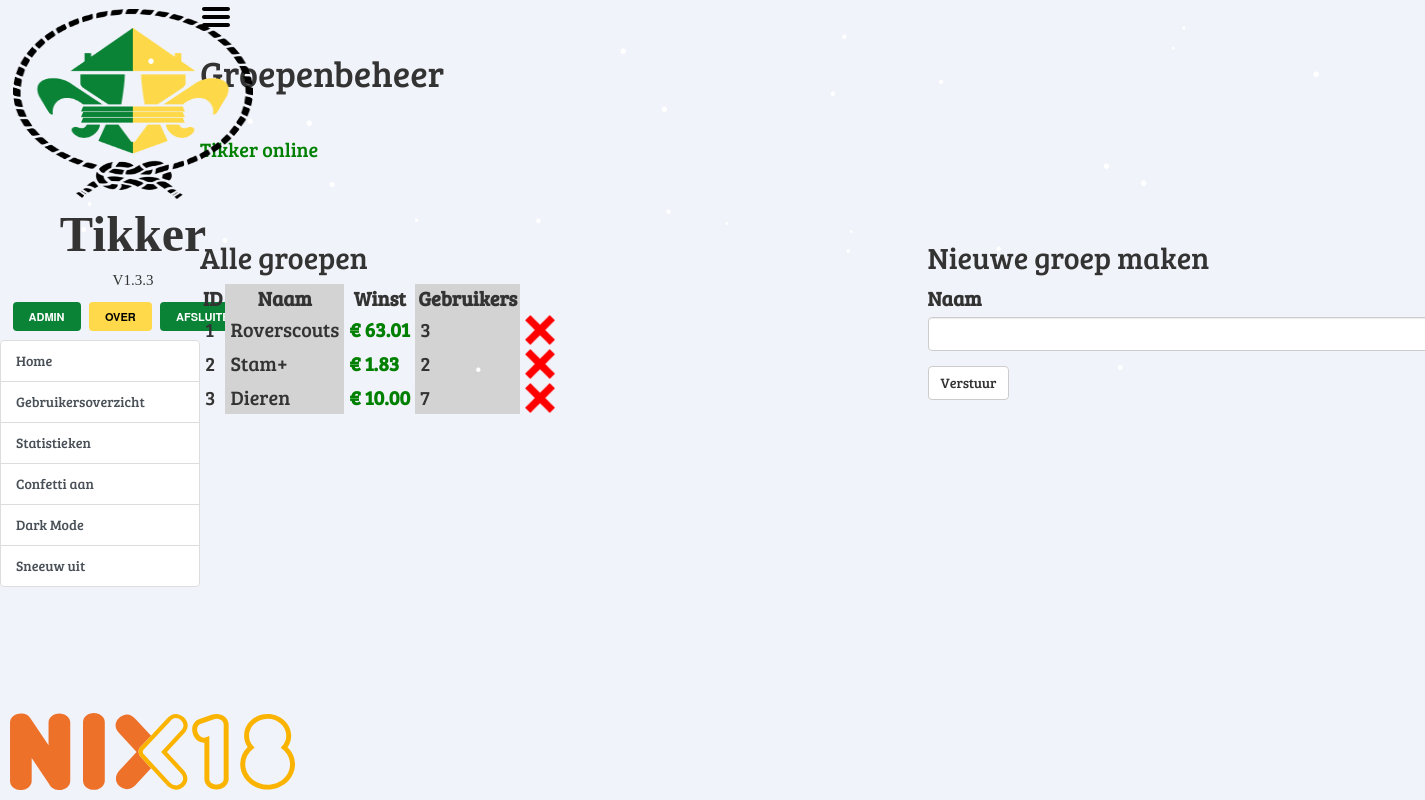
Before: /admin/usergroups with the older database file.
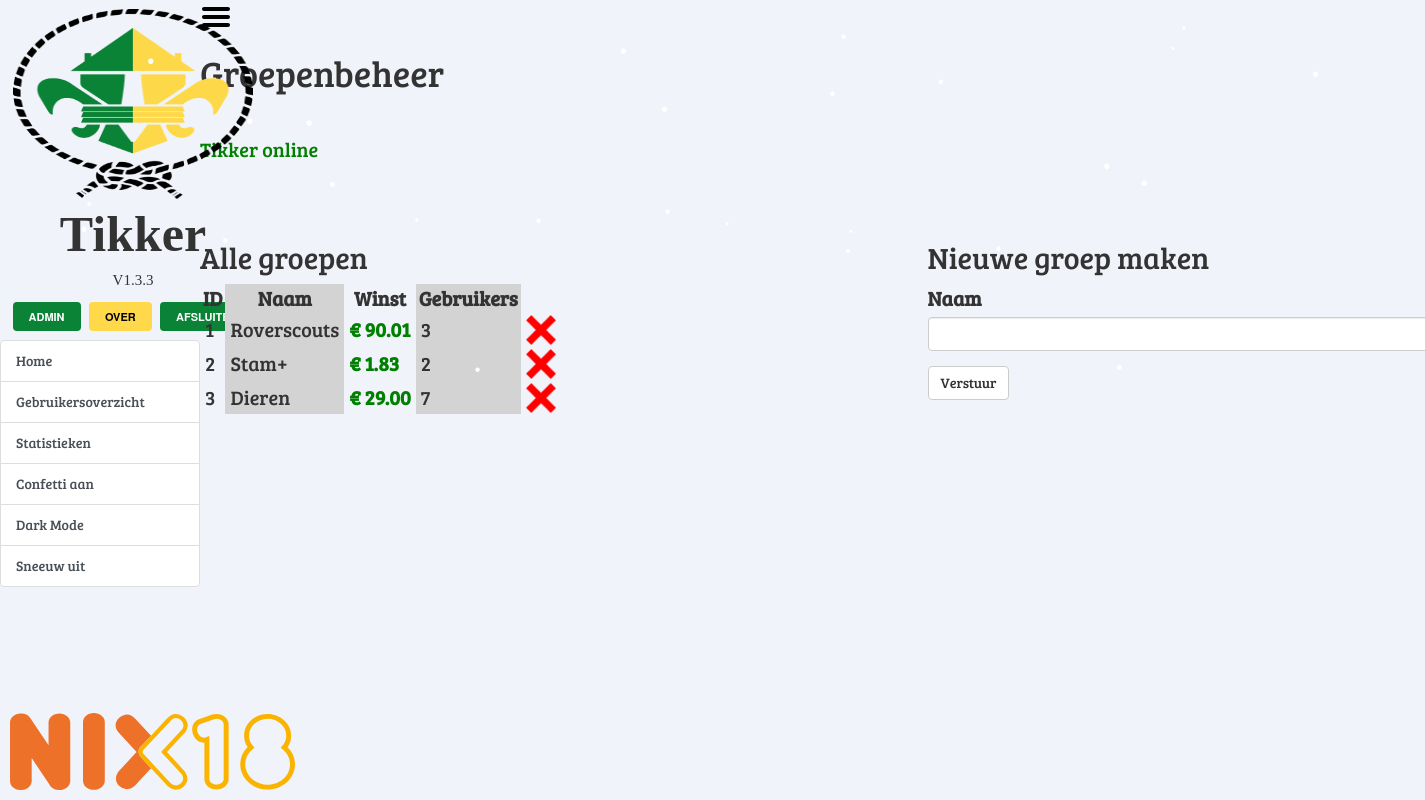
After: the same page with the newer database file.
### app/models.py (models this page shows, shortened)
class Usergroup(db.Model):
    id = db.Column(db.Integer, primary_key=True)
    name = db.Column(db.String(64), index=True)
    profit = db.Column(db.Float, default=0.0)
    users = db.relationship('User', backref='group', lazy='dynamic', foreign_keys=[User.usergroup_id])

### app/routes.py (the view)
@app.route('/admin/usergroups', methods=['GET', 'POST'])
@register_breadcrumb(app, '.admin.usergroups', 'Groepenbeheer', order=2)
def admin_usergroups():
    if request.remote_addr != "127.0.0.1":
        abort(403)
    form = UserGroupRegistrationForm()
    if form.validate_on_submit():
        alert = (dbhandler.addusergroup(form.name.data))
        flash(alert[0], alert[1])
        return redirect(url_for('admin_usergroups'))
    return render_template("admin/manusergroups.html", title="Groepen", h1="Groepenbeheer", form=form,
                           Usergroup=Usergroup), 200

### app/forms.py
class UserGroupRegistrationForm(FlaskForm):
    name = StringField('Naam', validators=[DataRequired()])
    submit_usergroup = SubmitField('Verstuur')

### app/templates/admin/manusergroups.html
{% extends "base.html" %}
{% import 'bootstrap/wtf.html' as wtf %}
{% block app_content %}
    <div class="row">
        <div class="col-md-6">
            <h2>Alle groepen</h2>
            <table>
                <colgroup>
                    <col>
                    <col class="second-table-column">
                    <col>
                    <col class="second-table-column">
                    <col>
                </colgroup>
                <tr>
                    <th>ID</th>
                    <th>Naam</th>
                    <th>Winst</th>
                    <th>Gebruikers</th>
                    <th></th>
                </tr>
                {% for u in Usergroup.query.all() %}
                <tr>
                    <td>{{ u.id }}</td>
                    <td>{{ u.name }}</td>
                    <td><span style="color: green;font-weight:bold;">€ {{ '%.2f' % u.profit }}</span></td>
                    <td>{{ u.users.all()|length }}</td>
                    <td><a href="/admin/usergroups/delete/{{ u.id }}"><img src="{{ url_for('.static', filename='img/redcross.png') }}" height="30" width="30" alt="Verwijder" title="Verwijder {{ u.name }} uit Tikker"/></a></td>
                </tr>
                {% endfor %}
            </table>
        </div>
        <div class="col-md-5">
            <h2>Nieuwe groep maken</h2>
            {{ wtf.quick_form(form) }}
        </div>
    </div>
{% endblock %}

Changed rows visible on the page:
changed Usergroup "Roverscouts": profit "63.01" → "90.01"
changed Usergroup "Dieren": profit "10.00" → "29.00"
